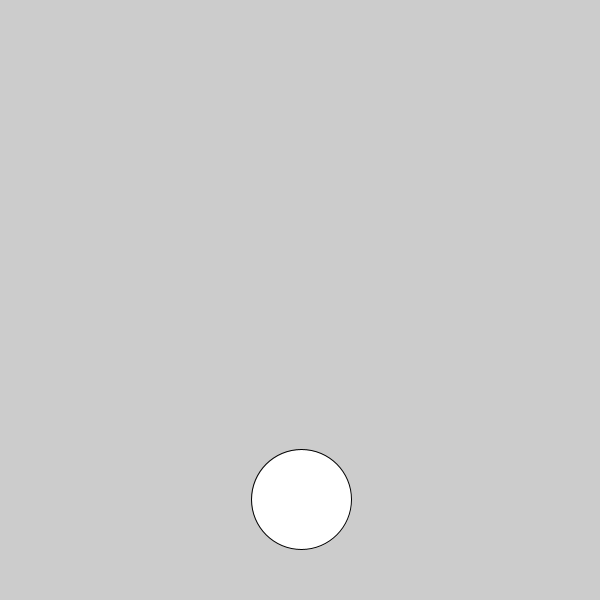
Frame 1 (no input)
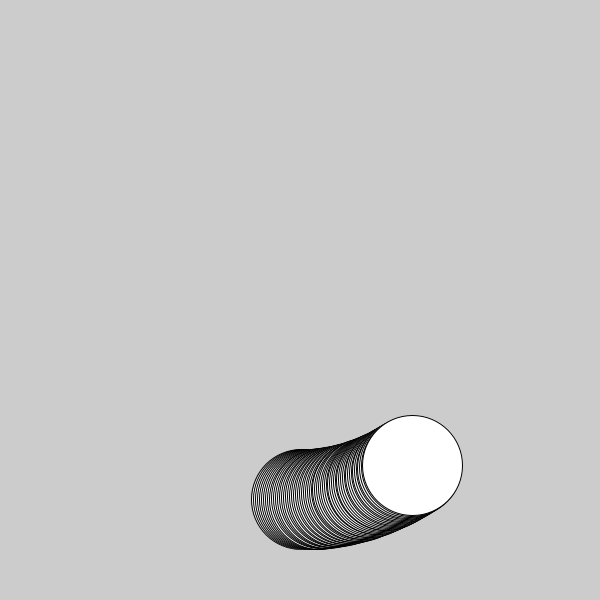
Frame 60 (the mouse pressed at the canvas centre just before this capture)
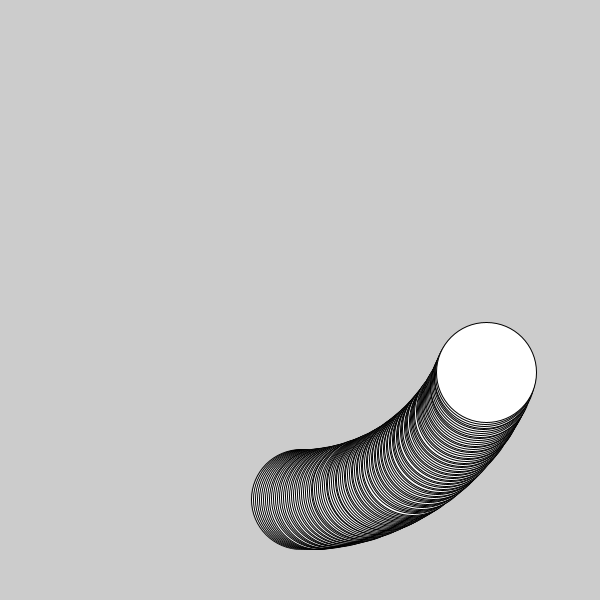
Frame 120 (the mouse held since frame 60 and released just before this capture)

The Processing sketch that drew these frames (run headless with seeded random() and noise(); from frame 60 on, the mouse is pressed at the canvas centre):

// Processing sketch: oscilacion_3
// ── oscilacion_3.pde
float posX;
float posY;
float sizeX, sizeY;
float vel;
float radio;

void setup() {
  size(600, 600);
  posX  = width/2;
  posY  = height/2;
  sizeX = 100;
  sizeY = 100;
  radio = 200;
  //noStroke();
}

void draw() {
  //background(27);
  vel  = frameCount*0.01;
  posX = width/2  + sin(vel)*radio;
  posY = height/2 + cos(vel)*radio;

  fill(255);
  ellipse(posX, posY, sizeX, sizeY);
}
